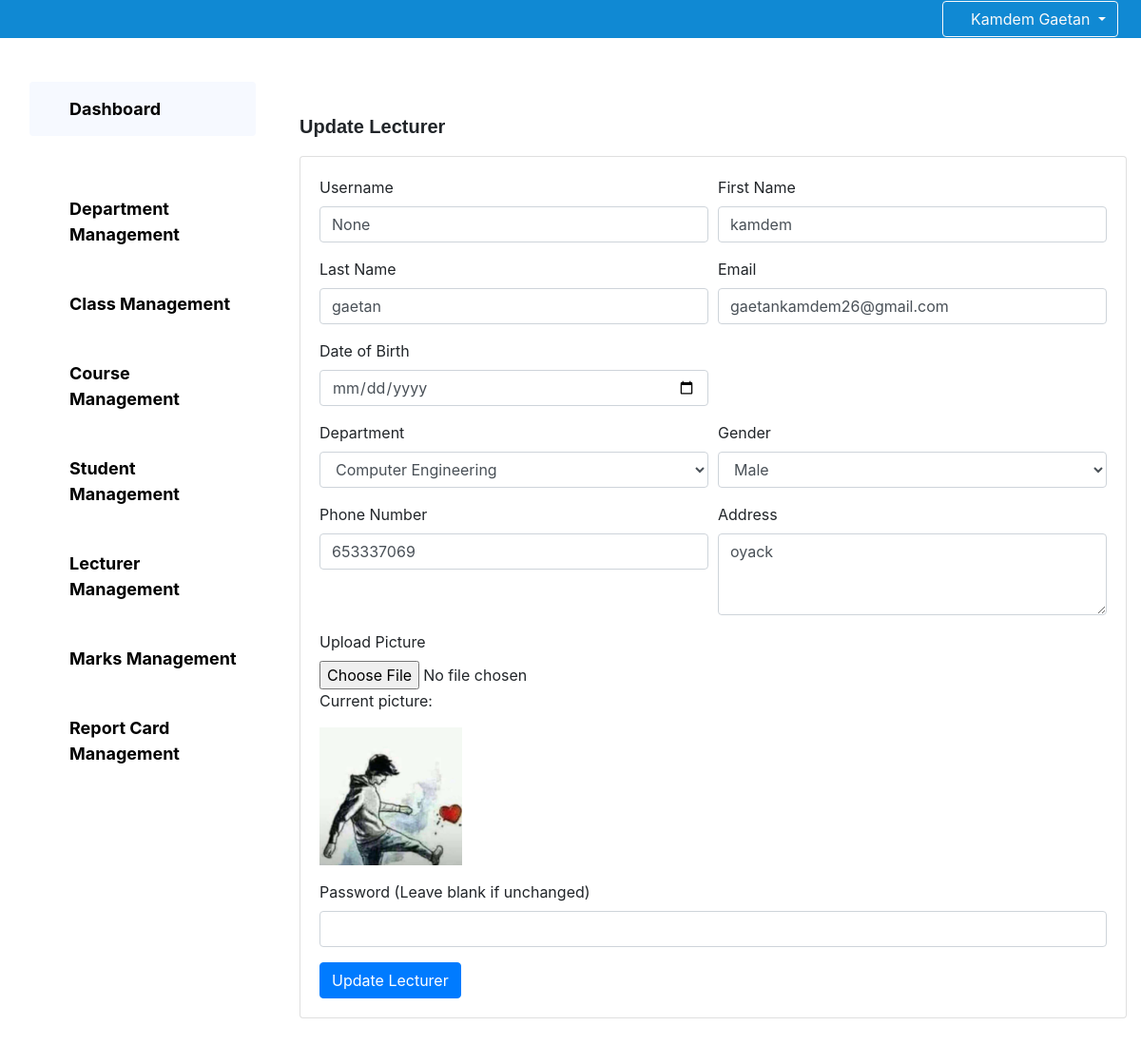
Screenshot of /administration/lecturer/update/2/ (signed in) with the database file from the repository.
### core/models.py (models this page shows, shortened)
class Lecturer(models.Model):
    creator=models.ForeignKey(Administrator,on_delete=models.DO_NOTHING)
    user=models.OneToOneField(User,on_delete=models.CASCADE)
    usersname=models.CharField(max_length=255,null=True)
    department=models.ForeignKey(Department,on_delete=models.CASCADE)
    firstname=models.CharField(max_length=255)
    lastname=models.CharField(max_length=255)
    gender=models.CharField(max_length=1)
    dateofbirth=models.DateField()
    email=models.EmailField()
    creationdate=models.DateTimeField(auto_now=True)
    address=models.CharField(max_length=200,default='Logbaba')
    phonenumber=models.IntegerField(default=677285764)
    picture=models.ImageField(null=False,upload_to='lecturer_pictures',default='teacher.png')
    creationdate=models.DateField(default=timezone.now)

class Department(models.Model):
    creator=models.ForeignKey(Administrator,on_delete=models.DO_NOTHING)
    departmentcode=models.CharField(max_length=20)
    departmentname=models.CharField(max_length=255)
    creationdate=models.DateField(default=timezone.now)

### core/Administration/views.py (the view)
# urls.py: path('lecturer/update/<id>/',views_administration.updatelecturer, name='updatelecturer'),
@login_required
def updatelecturer(request, id):
    lecturer = Lecturer.objects.get(id=id)
    departments = Department.objects.all()
    if request.method == 'POST':
        usersname = request.POST['username']
        firstname = request.POST['firstname']
        lastname = request.POST['lastname']
        email = request.POST['email']
        gender = request.POST['gender']
        department_name = request.POST['department']
        dateofbirth = request.POST['dateofbirth']
        address = request.POST['address']
        phone = request.POST['phone']
        pic = request.FILES.get('pic')  # Use .get() to avoid KeyError if no file is uploaded
        lecturer.firstname = firstname
        lecturer.lastname = lastname
        lecturer.email = email
        lecturer.gender = gender
        lecturer.department = Department.objects.get(departmentname=department_name)
        lecturer.dateofbirth = dateofbirth
        lecturer.address = address
        lecturer.phonenumber = phone
        if pic:
            lecturer.picture = pic
        user = lecturer.user
        if user.username != usersname:
            try:
                User.objects.get(username=usersname)
                messages.error(request, "Username already exists. Please choose a different one.")
                return redirect(reverse('administration:updatelecturer', args=[id]))
            except User.DoesNotExist:
                user.username = usersname
        new_password = request.POST.get('password', None)
        if new_password:
            user.set_password(new_password)  # Don't store plain text password
        user.save()
        lecturer.save()
        messages.success(request, 'Lecturer successfully updated!')
        return redirect(reverse('administration:managelecturer'))
    else:
        return render(request, 'administration/updatelecturer.html', {"lecturer": lecturer, "departments": departments})

### template/Administration/updatelecturer.html (shortened to what this page needs)
{% extends "Administration/base.html" %}
{% block dash %}
    <form method="post" enctype="multipart/form-data" class="needs-validation" novalidate>
        <p class="mt-5" style="font-size: 20px; font-weight: bolder; font-family: Arial, Helvetica, sans-serif;">Update Lecturer</p>
        <div class="card bg-white mt-2 mb-5">
            <div class="card-body">
                <div class="form-row">
                    <div class="col-md-6 mb-3">
                        <label for="username">Username</label>
                        <input type="text" class="form-control" name="username" id="username" value="{{ lecturer.usersname }}" required>
                    </div>
                    <div class="col-md-6 mb-3">
                        <label for="firstname">First Name</label>
                        <input type="text" class="form-control" name="firstname" id="firstname" value="{{ lecturer.firstname }}" required>
                    </div>
                </div>
                <div class="form-row">
                    <div class="col-md-6 mb-3">
                        <label for="lastname">Last Name</label>
                        <input type="text" class="form-control" name="lastname" id="lastname" value="{{ lecturer.lastname }}" required>
                    </div>
                    <div class="col-md-6 mb-3">
                        <label for="email">Email</label>
                        <input type="email" class="form-control" name="email" id="email" value="{{ lecturer.email }}" required>
                    </div>
                </div>
                <div class="form-row">
                    <div class="col-md-6 mb-3">
                        <label for="dateofbirth">Date of Birth</label>
                        <input type="date" class="form-control" name="dateofbirth" id="dateofbirth" value="{{ lecturer.dateofbirth }}" required>
                    </div>
                </div>
                <div class="form-row">
                    <div class="col-md-6 mb-3">
                        <label for="department">Department</label>
                        <select class="form-control" name="department" id="department" required>
                            {% for department in departments %}
                                <option value="{{ department.departmentname }}" {% if lecturer.department.departmentname == department.departmentname %}selected{% endif %}>
                                    {{ department.departmentname }}
                                </option>
                            {% endfor %}
                        </select>
                    </div>
                    <div class="col-md-6 mb-3">
                        <label for="gender">Gender</label>
                        <select class="form-control" name="gender" id="gender" required>
                            <option value="Male" {% if lecturer.gender == "Male" %}selected{% endif %}>Male</option>
                        </select>
                    </div>
                </div>
                <div class="form-row">
                    <div class="col-md-6 mb-3">
                        <label for="phone">Phone Number</label>
                        <input type="tel" class="form-control" name="phone" id="phone" value="{{ lecturer.phonenumber }}" required>
                    </div>
                    <div class="col-md-6 mb-3">
                        <label for="address">Address</label>
                        <textarea class="form-control" name="address" id="address" rows="3" required>{{ lecturer.address }}</textarea>
                    </div>
                </div>
                <div class="form-row">
                    <div class="col-md-12 mb-3">
                        <label for="pic">Upload Picture</label>
                        <input type="file" class="form-control-file" name="pic" id="pic">
                        {% if lecturer.picture %}
                            <p>Current picture:</p>
                            <img src="{{ lecturer.picture.url }}" alt="Current Picture" style="width: 150px;">
                        {% endif %}
                    </div>
                </div>
                <div class="form-row">
                    <div class="col-md-12 mb-3">
                        <label for="password">Password (Leave blank if unchanged)</label>
                        <input type="password" class="form-control" name="password" id="password">
                    </div>
                </div>
                <button type="submit" class="btn btn-primary">Update Lecturer</button>
            </div>
        </div>
    </form>
{% endblock %}

### template/base.html (shortened to what this page needs)
{% load static %}
<!DOCTYPE html>
<html lang="en">
<head>
    <link rel="stylesheet" href='{% static "fontawesome/css/all.min.css" %}'>
    {% load bootstrap4 %}
    {% bootstrap_css %}
</head>
<body>
    <nav class="navbar navbar-expand-lg navbar-light bg-primary navbar-fixed">
        <form class="form-inline ml-auto">
            {% if request.user.is_authenticated %}
                <div class="dropdown">
                    <button class="btn btn-outline-light dropdown-toggle" type="button" id="userDropdown" data-toggle="dropdown" aria-haspopup="true" aria-expanded="false">
                        <i class="fas fa-user"></i> {{ request.user.get_full_name|title }}
                    </button>
                </div>
            {% endif %}
        </form>
    </nav>
    <div class="content-wrapper">
        {% block content %}{% endblock content %}
    </div>
    <link rel="stylesheet" href="{%static 'javascripts/bootoast.min.css'%}">
</body>
</html>

### template/base.html (style rules this page uses)
.navbar-fixed { position: fixed; top: 0; width: 100%; z-index: 1000; background-color: rgb(16, 137, 211) !important; padding:0px 2vw 0vw 5vw!important;I }
.content-wrapper { padding-top: 70px; }

### rows the page displays
Lecturer: username "None", firstname "kamdem", lastname "gaetan", email "gaetankamdem26@gmail.com", department "Computer Engineering", gender "Male", phone "653337069", address "oyack", picture (picture)

### other values shown
{{ request.user.get_full_name|title }} "Kamdem Gaetan"
